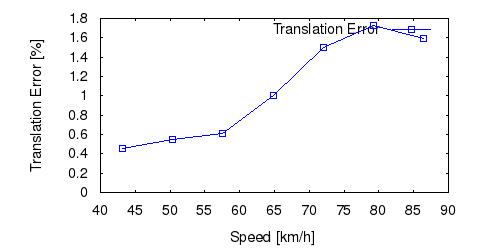

This chart was generated by the following gnuplot code:
set term png size 500,250 font "Helvetica" 11
set output "01_ts.png"
set size ratio 0.5
set yrange [0:*]
set xlabel "Speed [km/h]"
set ylabel "Translation Error [%]"
plot "01_ts.txt" using ($1*3.6):($2*100) title 'Translation Error' lc rgb "#0000FF" pt 4 w linespoints
